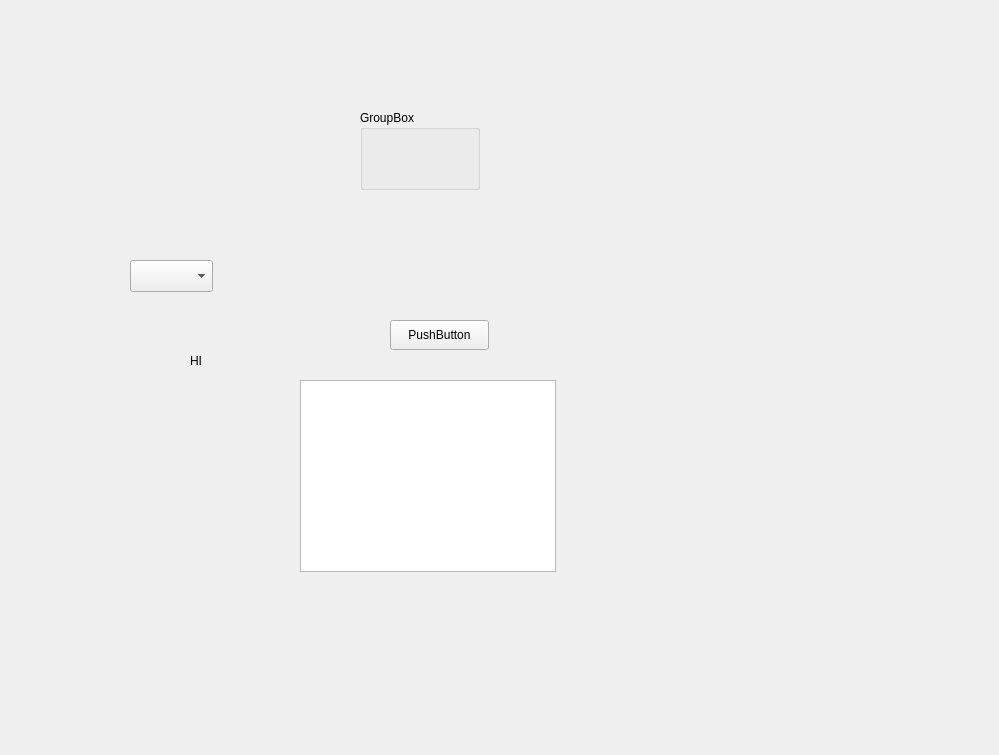
<?xml version="1.0" encoding="UTF-8"?>
<ui version="4.0">
 <class>Form</class>
 <widget class="QWidget" name="Form">
  <property name="geometry">
   <rect>
    <x>0</x>
    <y>0</y>
    <width>999</width>
    <height>755</height>
   </rect>
  </property>
  <property name="windowTitle">
   <string>Form</string>
  </property>
  <widget class="QPushButton" name="Btn">
   <property name="geometry">
    <rect>
     <x>390</x>
     <y>320</y>
     <width>99</width>
     <height>30</height>
    </rect>
   </property>
   <property name="text">
    <string>PushButton</string>
   </property>
  </widget>
  <widget class="QLabel" name="label">
   <property name="geometry">
    <rect>
     <x>190</x>
     <y>350</y>
     <width>68</width>
     <height>22</height>
    </rect>
   </property>
   <property name="text">
    <string>HI</string>
   </property>
  </widget>
  <widget class="QTextBrowser" name="textBrowser">
   <property name="geometry">
    <rect>
     <x>300</x>
     <y>380</y>
     <width>256</width>
     <height>192</height>
    </rect>
   </property>
  </widget>
  <widget class="QGroupBox" name="groupBox">
   <property name="geometry">
    <rect>
     <x>360</x>
     <y>110</y>
     <width>120</width>
     <height>80</height>
    </rect>
   </property>
   <property name="title">
    <string>GroupBox</string>
   </property>
  </widget>
  <widget class="QComboBox" name="comboBox">
   <property name="geometry">
    <rect>
     <x>130</x>
     <y>260</y>
     <width>83</width>
     <height>32</height>
    </rect>
   </property>
  </widget>
 </widget>
 <resources/>
 <connections>
  <connection>
   <sender>Btn</sender>
   <signal>clicked()</signal>
   <receiver>Form</receiver>
   <slot>slot1()</slot>
   <hints>
    <hint type="sourcelabel">
     <x>451</x>
     <y>325</y>
    </hint>
    <hint type="destinationlabel">
     <x>714</x>
     <y>279</y>
    </hint>
   </hints>
  </connection>
 </connections>
 <slots>
  <slot>slot1()</slot>
 </slots>
</ui>
